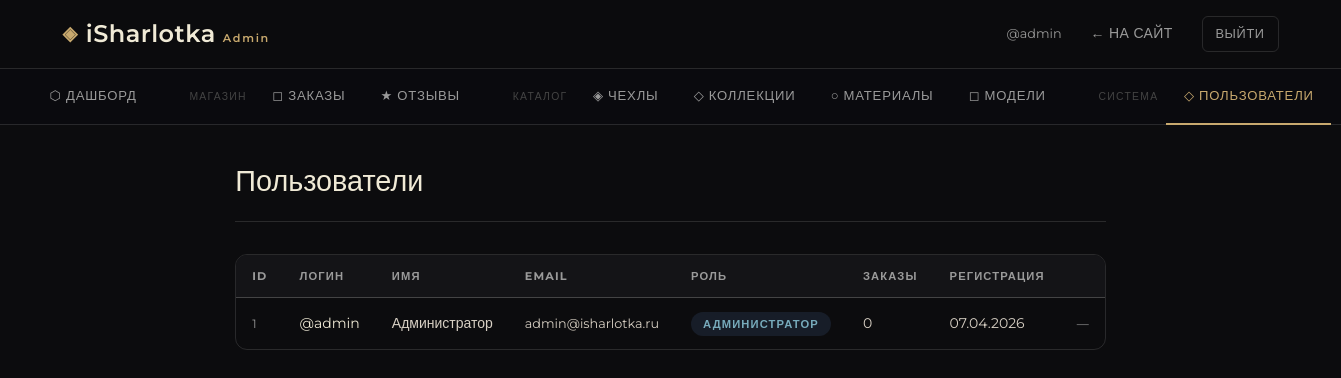
The page /admin/users.php (signed in) on the database its author committed.
### tables this page shows
CREATE TABLE IF NOT EXISTS users (
    id_user INT AUTO_INCREMENT PRIMARY KEY,
    login VARCHAR(50) UNIQUE NOT NULL,
    email VARCHAR(100) UNIQUE NOT NULL,
    password VARCHAR(255) NOT NULL,
    fullname VARCHAR(100),
    role ENUM('user','admin') DEFAULT 'user',
    created_at TIMESTAMP DEFAULT CURRENT_TIMESTAMP
);

### admin/users.php (the view, shortened to what this page needs)
<?php
require_once dirname(__DIR__) . '/config/db.php';
$users = $pdo->query("SELECT u.*, (SELECT COUNT(*) FROM orders o WHERE o.user_id=u.id_user) AS orders_count
    FROM users u ORDER BY u.created_at DESC")->fetchAll();
require_once __DIR__ . '/header.php';
?>
<div class="admin-page-header"><h1>Пользователи</h1></div>
<div class="table-wrapper">
    <table class="data-table">
        <thead><tr><th>ID</th><th>Логин</th><th>Имя</th><th>Email</th><th>Роль</th><th>Заказы</th><th>Регистрация</th><th></th></tr></thead>
        <tbody>
            <?php
 foreach ($users as $u): ?>
                <tr>
                    <td><?= $u['id_user'] ?></td>
                    <td style="color:var(--cream)">@<?= htmlspecialchars($u['login']) ?></td>
                    <td><?= htmlspecialchars($u['fullname'] ?? '—') ?></td>
                    <td style="font-size:0.8rem"><?= htmlspecialchars($u['email']) ?></td>
                    <td><span class="order-status <?= $u['role']==='admin'?'status-processing':'status-completed' ?>"><?= $u['role'] === 'admin' ? 'Администратор' : 'Покупатель' ?></span></td>
                    <td><?= $u['orders_count'] ?></td>
                    <td><?= date('d.m.Y', strtotime($u['created_at'])) ?></td>
                    <td>
                        <?php
 if ($u['id_user'] != $_SESSION['user_id'] && $u['role'] !== 'admin'): ?>
                            <a href="<?= BASE_URL ?>/admin/users.php?delete=<?= $u['id_user'] ?>" class="btn btn-danger btn-sm delete-btn"
                               data-href="<?= BASE_URL ?>/admin/users.php?delete=<?= $u['id_user'] ?>">Удалить</a>
                        <?php
 else: ?>
                            <span style="font-size:0.75rem;color:var(--text-muted)">—</span>
                        <?php
 endif; ?>
                    </td>
                </tr>
            <?php
 endforeach; ?>
        </tbody>
    </table>
</div>
<?php
 require_once __DIR__ . '/footer.php'; ?>

### css/style.css (style rules this page uses)
*, *::before, *::after { box-sizing: border-box; margin: 0; padding: 0; }
:root { --bg: #0C0C0E; --surface: #141417; --card: #1A1A1F; --card-hover:#212128; --border: rgba(255,255,255,0.07); --gold: #C8A96E; --gold-dim: rgba(200,169,110,0.15); --gold-glow: rgba(200,169,110,0.25); --cream: #F0EAD6; --text: #D8D0C4; --text-muted:#7A7570; --error: #E05A5A; --success: #5ABA8A; --radius: 12px; --radius-lg: 20px; --shadow: 0 8px 32px rgba(0,0,0,0.4); --shadow-lg: 0 20px 60px rgba(0,0,0,0.6); --font-display: 'Montserrat', sans-serif; --font-body: 'Montserrat', sans-serif; --transition: 0.25s cubic-bezier(0.4, 0, 0.2, 1); }
html { scroll-behavior: smooth; }
body { background: var(--bg); color: var(--text); font-family: var(--font-body); font-size: 15px; line-height: 1.65; min-height: 100vh; display: flex; flex-direction: column; }
.order-status { font-size: 0.7rem; font-weight: 600; letter-spacing: 0.1em; text-transform: uppercase; padding: 0.3rem 0.75rem; border-radius: 20px; }
.status-processing { background: rgba(90,130,186,0.15); color: #7AB; }
.admin-page-header { display: flex; align-items: center; justify-content: space-between; margin-bottom: 2rem; }
.admin-page-header h1 { font-family: var(--font-display); font-size: 2rem; color: var(--cream); font-weight: 400; }
.table-wrapper { overflow-x: auto; border-radius: var(--radius); border: 1px solid var(--border); }
.data-table { width: 100%; border-collapse: collapse; }
.data-table th { padding: 0.75rem 1rem; background: var(--surface); font-size: 0.7rem; letter-spacing: 0.1em; text-transform: uppercase; color: var(--text-muted); text-align: left; white-space: nowrap; border-bottom: 1px solid var(--border); }
.data-table td { padding: 0.875rem 1rem; font-size: 0.875rem; border-bottom: 1px solid var(--border); vertical-align: middle; }
.data-table tr:last-child td { border: none; }
.data-table td:first-child { color: var(--text-muted); font-size: 0.75rem; }
:root { --text-muted: #9a9a9a; --border: rgba(255,255,255,0.12); }

### admin/header.php (style rules this page uses)
.admin-page-header { display: flex; align-items: center; justify-content: space-between; margin-bottom: 2rem; padding-bottom: 1rem; border-bottom: 1px solid var(--border); }
.admin-page-header h1 { font-family: var(--font-display); font-size: 1.8rem; font-weight: 300; color: var(--cream); }

### rows shown on the page
users: id_user "1", login "admin", fullname "Администратор", email "admin@isharlotka.ru", role "АДМИНИСТРАТОР", orders_count "0", created_at "07.04.2026"

### other values the page prints
$_SESSION['login'] "admin"
$icon "⬡ ◻ ★ ◈ ◇ ○ ◻ ◇"
$label "ДАШБОРД ЗАКАЗЫ ОТЗЫВЫ ЧЕХЛЫ КОЛЛЕКЦИИ МАТЕРИАЛЫ МОДЕЛИ ПОЛЬЗОВАТЕЛИ"
